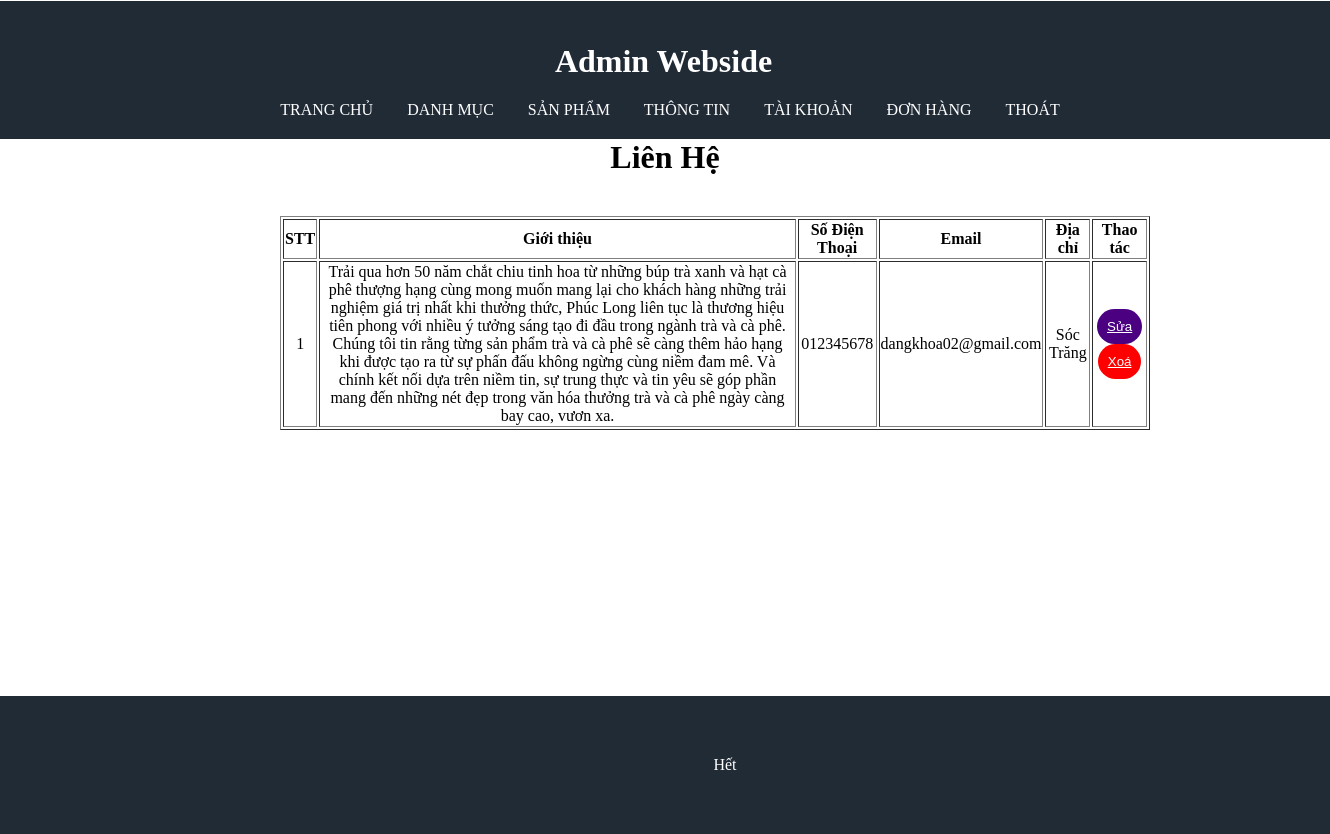
The app's page /admin/index.php?act=lienhe (signed in) with its own data.
### tables this page shows
CREATE TABLE `lienhe` (
  `id` int(11) NOT NULL,
  `gioithieu` varchar(1000) NOT NULL,
  `sdt` varchar(11) NOT NULL,
  `email` varchar(50) NOT NULL,
  `diachi` varchar(255) NOT NULL
);

### ketnoi/lienhe.php (called while the page is built, shortened)
<?php
    function getall_lh(){
        $conn = connectdb();
        $stmt = $conn->prepare("SELECT * FROM lienhe");
        $stmt->execute();
        $kq=$stmt->fetchAll();
        return $kq;
      }
?>

### admin/view/lienhe.php (the view, shortened to what this page needs)
<div class="main" style="text-align: center;">
    <h1>Liên Hệ</h1>
      <div style="float: right; margin-right: 180px;">
    <br>
    <table border="1" style="text-align: center;margin-left: 280px;">
    <tr>
            <th>STT</th>
            <th>Giới thiệu</th>
            <th>Số Điện Thoại</th>
            <th>Email</th>
            <th>Địa chỉ</th>
            <th>Thao tác</th>
        </tr>
    <?php
        if (isset($kq)&&(count($kq)>0)) {
            $i=1;
            foreach ($kq as $lh) {
                echo '<tr>
                    <td>'.$i.'</td>
                    <td>'.$lh['gioithieu'].'</td>
                    <td>'.$lh['sdt'].'</td>
                    <td>'.$lh['email'].'</td>
                    <td>'.$lh['diachi'].'</td>
                    <td><button style=" background: indigo; border: 0;color: white;padding: 10px;border-radius: 20px;"><a href="index.php?act=updatelhfrom&id='.$lh['id'].'" style="color: white;" >Sửa</a></button>  <button style=" background: red; border: 0;color: white;padding: 10px;border-radius: 20px;"><a href="index.php?act=dellh&id='.$lh['id'].'" style="color: white;">Xoá</a></button></td>
                </tr>';
                $i++;
            }
        }
    ?>
    </table>
</div>
</div>

### admin/view/stylead1.css (style rules this page uses)
body { margin: 0; }

### records on screen
lienhe: gioithieu "Trải qua hơn 50 năm chắt chiu tinh hoa từ những búp trà xanh và hạt cà phê thượng hạng cùng mong muốn mang lại cho khách hàng những trải nghiệm giá trị nhất khi thưởng thức, Phúc Long liên tục là thương hiệu tiên phong với nhiều ý tưởng sáng tạo đi đầu trong ngành trà và cà phê. Chúng tôi tin rằng từng sản phẩm trà và cà phê sẽ càng thêm hảo hạng khi được tạo ra từ sự phấn đấu không ngừng cùng niềm đam mê. Và chính kết nối dựa trên niềm tin, sự trung thực và tin yêu sẽ góp phần mang đến những nét đẹp trong văn hóa thưởng trà và cà phê ngày càng bay cao, vươn xa.", sdt "012345678", email "dangkhoa02@gmail.com", diachi "Sóc Trăng"
